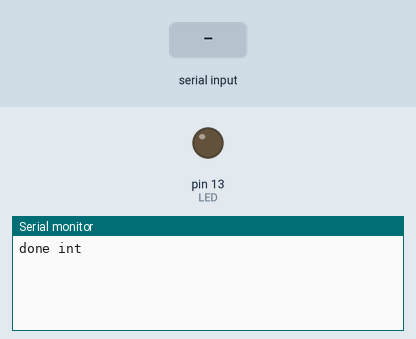
Simulated run of this sketch. Board: Arduino Uno, built with avr-gcc and run on an emulated ATmega328P. On the bench: output pins drawn as LEDs (lit = HIGH), the last lines printed to the serial monitor. Inputs (shaded band) come from the test bench. No radio packets arrive unless stated.

Above: at 1.2 s.
1.3 s: ",\n" received over the second serial link
At 2.5 s:
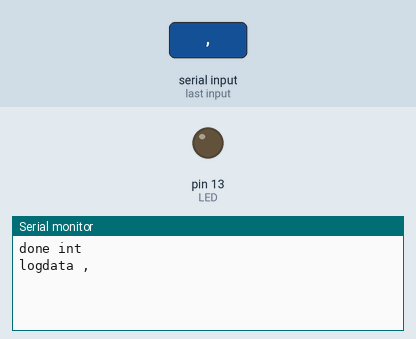
2.8 s: "0\n" received over the second serial link
At 3.6 s:
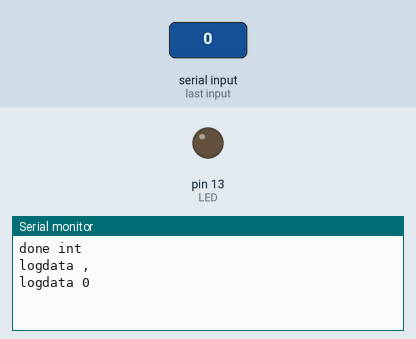
4.3 s: "1,90,45\n" received over the second serial link
At 4.7 s:
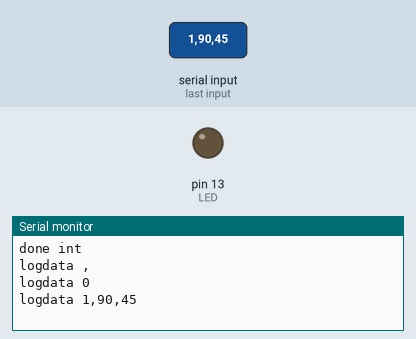

Measured:
- after the input at 1.3 s, the serial monitor: prints a new line at once (image 1)
- after the input at 2.8 s, the serial monitor: prints a new line at once (image 2)
- after the input at 4.3 s, the serial monitor: prints a new line at once (image 3)

The sketch:

uart_optic_nrf24_r.ino
```cpp
#include <SoftwareSerial.h>
#include <SPI.h>
#include "RF24.h"

SoftwareSerial mySerial(0, 1); //建立軟體串列埠腳位 (RX, TX)
int LED = 13;
String temp;

String logdata = "";
float data[10];
int i = 0; int j = 0; int k = 0;
int tag[20];
char buf[200];

RF24 rf24(7, 8); // CE腳,CSN腳
const byte addr[] = "1Node";
unsigned long ff = 0;
double t, f;

void setup() {
  pinMode(LED, OUTPUT);
  Serial.begin(115200);        //設定硬體串列埠速率
  mySerial.begin(115200);   //設定軟體串列埠速率

  rf24.begin();
  rf24.setChannel(83);       // 設定頻道編號
  rf24.openWritingPipe(addr); // 設定通道位址
  rf24.setPALevel(RF24_PA_MIN);   // 設定廣播功率
  rf24.setDataRate(RF24_250KBPS); // 設定傳輸速率
  rf24.stopListening();       // 停止偵聽；設定成發射模式

  Serial.println("done int");
}

void loop() // run over and over
{
  while (mySerial.available()) {
    //Serial.write(mySerial.read());

    char inChar = mySerial.read();
    logdata += (char)inChar;
    if (inChar == '\n') {
      Serial.print("logdata ");
      Serial.print(logdata);

      logdata.toCharArray(buf, logdata.length());
      for (i = 0; i < logdata.length(); i++) {
        if (buf[i] == ',') {
          tag[0] = 0;
          tag[j + 1] = i + 2; //跳過", "
          j++;
        }
      }
      for (k = 0; k < j; k++) {//將字串以,分割並分別存入data
        temp = logdata.substring(tag[k], tag[k + 1]);
        data[k] = temp.toFloat(); //限制5位數 !!!
        //Serial.println(temp);
        //Serial.println(data[k], 7);
        if (k == j - 1) {
          String temp = logdata.substring(tag[k + 1]);
          data[k + 1] = temp.toFloat();
          //Serial.println(data[k + 1], 7);
        }
      }


      int dataa = data[0];
      //Serial.println(sizeof(data[0]));


      t = millis() / 1000;
      if (t > 5) {
        /////////////////////////////

        char msgg[logdata.length()];
        logdata.toCharArray(msgg, logdata.length() + 1); //新增char 版

        char ttmsg[32] = "";
        String tmsg[(logdata.length() / 32) + 1];
        byte g = 0; byte h = 1;
        for (int u = 0; u < logdata.length(); u++) {
          tmsg[g] += msgg[u];
          h++;
          if (h % 31 == 0) { //每32 char分割
            g++;
          }
        }

        Serial.print("rftdata ");
        for (g = 0; g < (logdata.length() / 32) + 1; g++) { //每32 char分割發送
          //Serial.println(sizeof(ttmsg));
          //Serial.println(tmsg[g]);
          tmsg[g].toCharArray(ttmsg, tmsg[g].length() + 1); //新增char 版
          rf24.write(&ttmsg, sizeof(ttmsg));  // 傳送每32資料
          Serial.print(ttmsg);
          //delay(1);
        }

        String tttmsg = tmsg[0] + tmsg[1] + tmsg[2] + tmsg[3] + tmsg[4];
        //Serial.print(tttmsg);
        Serial.print("tttmsg.length() ");
        Serial.println(tttmsg.length());


        /////////////////////////////

        f = ff / t;
        ff++;
        Serial.print(f);  // if f down to 3hz capacitor uncontact
        Serial.println(" hz");
        //delayMicroseconds(1000);
      }


      logdata = "";
      i = 0; j = 0; k = 0;
    }

    digitalWrite(LED, HIGH);
  }

  delay(1);
  digitalWrite(LED, LOW);
  //Serial.println("  loop  ");

}
```
